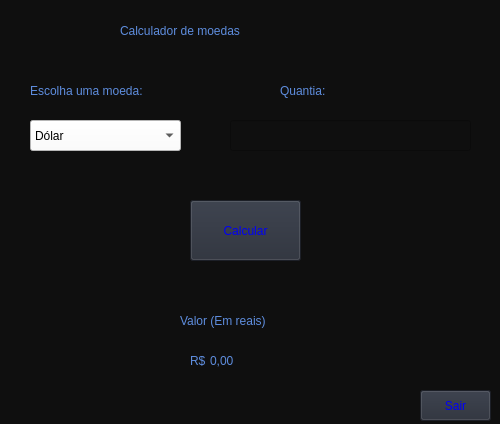
<?xml version="1.0" encoding="UTF-8"?>
<ui version="4.0">
 <class>conf</class>
 <widget class="QDialog" name="conf">
  <property name="geometry">
   <rect>
    <x>0</x>
    <y>0</y>
    <width>500</width>
    <height>424</height>
   </rect>
  </property>
  <property name="windowTitle">
   <string>CONFIGURAÇÕES</string>
  </property>
  <property name="styleSheet">
   <string notr="true">background-color: rgb(15, 15, 15);</string>
  </property>
  <widget class="QDialogButtonBox" name="buttonBox">
   <property name="geometry">
    <rect>
     <x>10</x>
     <y>600</y>
     <width>461</width>
     <height>32</height>
    </rect>
   </property>
   <property name="orientation">
    <enum>Qt::Horizontal</enum>
   </property>
   <property name="standardButtons">
    <set>QDialogButtonBox::Cancel|QDialogButtonBox::Ok</set>
   </property>
  </widget>
  <widget class="QPushButton" name="Button_calcular">
   <property name="geometry">
    <rect>
     <x>190</x>
     <y>200</y>
     <width>111</width>
     <height>61</height>
    </rect>
   </property>
   <property name="styleSheet">
    <string notr="true">background-color: rgb(39,44,55);
color: rgb(0,0,245);
font: 87 13pt &quot;Arial Black&quot;;</string>
   </property>
   <property name="text">
    <string>Calcular</string>
   </property>
  </widget>
  <widget class="QLabel" name="label">
   <property name="geometry">
    <rect>
     <x>120</x>
     <y>20</y>
     <width>281</width>
     <height>21</height>
    </rect>
   </property>
   <property name="styleSheet">
    <string notr="true">font: 87 15pt &quot;Arial Black&quot;;
color: rgb(94,141,222);</string>
   </property>
   <property name="text">
    <string>Calculador de moedas</string>
   </property>
  </widget>
  <widget class="QLineEdit" name="lineEdit">
   <property name="geometry">
    <rect>
     <x>230</x>
     <y>120</y>
     <width>241</width>
     <height>31</height>
    </rect>
   </property>
   <property name="styleSheet">
    <string notr="true">font: 87 8pt &quot;Arial Black&quot;;
color: rgb(255, 255, 255);</string>
   </property>
  </widget>
  <widget class="QComboBox" name="comboBox">
   <property name="geometry">
    <rect>
     <x>30</x>
     <y>120</y>
     <width>151</width>
     <height>31</height>
    </rect>
   </property>
   <property name="styleSheet">
    <string notr="true">background-color: rgb(255, 255, 255);</string>
   </property>
   <item>
    <property name="text">
     <string>Dólar</string>
    </property>
   </item>
   <item>
    <property name="text">
     <string>Dólar Canadense</string>
    </property>
   </item>
   <item>
    <property name="text">
     <string>Iene</string>
    </property>
   </item>
   <item>
    <property name="text">
     <string>Euro</string>
    </property>
   </item>
   <item>
    <property name="text">
     <string>Libra</string>
    </property>
   </item>
   <item>
    <property name="text">
     <string>Peso Argentino</string>
    </property>
   </item>
   <item>
    <property name="text">
     <string>Bitcoin</string>
    </property>
   </item>
  </widget>
  <widget class="QLabel" name="label_2">
   <property name="geometry">
    <rect>
     <x>30</x>
     <y>80</y>
     <width>161</width>
     <height>21</height>
    </rect>
   </property>
   <property name="styleSheet">
    <string notr="true">font: 87 10pt &quot;Arial Black&quot;;
color: rgb(94,141,222);</string>
   </property>
   <property name="text">
    <string>Escolha uma moeda:</string>
   </property>
  </widget>
  <widget class="QLabel" name="label_3">
   <property name="geometry">
    <rect>
     <x>280</x>
     <y>80</y>
     <width>161</width>
     <height>21</height>
    </rect>
   </property>
   <property name="styleSheet">
    <string notr="true">font: 87 10pt &quot;Arial Black&quot;;
color: rgb(94,141,222);</string>
   </property>
   <property name="text">
    <string>Quantia:</string>
   </property>
  </widget>
  <widget class="QLabel" name="label_4">
   <property name="geometry">
    <rect>
     <x>180</x>
     <y>310</y>
     <width>141</width>
     <height>21</height>
    </rect>
   </property>
   <property name="styleSheet">
    <string notr="true">font: 87 10pt &quot;Arial Black&quot;;
color: rgb(94,141,222);</string>
   </property>
   <property name="text">
    <string>Valor (Em reais)</string>
   </property>
  </widget>
  <widget class="QLabel" name="label_5">
   <property name="geometry">
    <rect>
     <x>190</x>
     <y>350</y>
     <width>31</width>
     <height>21</height>
    </rect>
   </property>
   <property name="styleSheet">
    <string notr="true">font: 87 10pt &quot;Arial Black&quot;;
color: rgb(94,141,222);</string>
   </property>
   <property name="text">
    <string>R$</string>
   </property>
  </widget>
  <widget class="QPushButton" name="Button_sair">
   <property name="geometry">
    <rect>
     <x>420</x>
     <y>390</y>
     <width>71</width>
     <height>31</height>
    </rect>
   </property>
   <property name="styleSheet">
    <string notr="true">background-color: rgb(39,44,55);
color: rgb(0,0,245);
font: 87 9pt &quot;Arial Black&quot;;</string>
   </property>
   <property name="text">
    <string>Sair</string>
   </property>
  </widget>
  <widget class="QLabel" name="label_resultado">
   <property name="geometry">
    <rect>
     <x>210</x>
     <y>350</y>
     <width>111</width>
     <height>21</height>
    </rect>
   </property>
   <property name="styleSheet">
    <string notr="true">font: 87 10pt &quot;Arial Black&quot;;
color: rgb(94,141,222);</string>
   </property>
   <property name="text">
    <string>0,00</string>
   </property>
  </widget>
 </widget>
 <resources/>
 <connections>
  <connection>
   <sender>buttonBox</sender>
   <signal>accepted()</signal>
   <receiver>conf</receiver>
   <slot>accept()</slot>
   <hints>
    <hint type="sourcelabel">
     <x>248</x>
     <y>254</y>
    </hint>
    <hint type="destinationlabel">
     <x>157</x>
     <y>274</y>
    </hint>
   </hints>
  </connection>
  <connection>
   <sender>buttonBox</sender>
   <signal>rejected()</signal>
   <receiver>conf</receiver>
   <slot>reject()</slot>
   <hints>
    <hint type="sourcelabel">
     <x>316</x>
     <y>260</y>
    </hint>
    <hint type="destinationlabel">
     <x>286</x>
     <y>274</y>
    </hint>
   </hints>
  </connection>
 </connections>
</ui>
